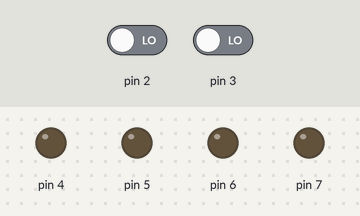
This sketch was run on a simulated Arduino Uno, built with avr-gcc and run on an emulated ATmega328P. Shown: output pins drawn as LEDs (lit = HIGH). The inputs (shaded band) are chosen by the test bench; at power-on: pin 2 LOW, pin 3 LOW.

Above: at 1.2 s.
1.3 s: pin 2 driven HIGH
At 1.7 s:
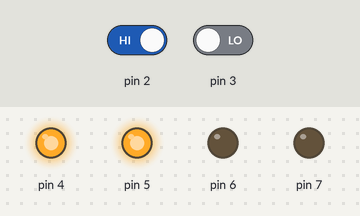
2.8 s: pin 3 driven HIGH
At 4.0 s:
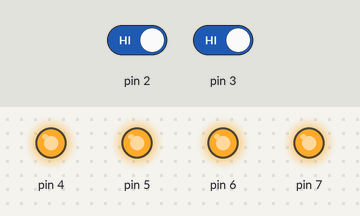
4.3 s: pin 2 driven LOW
At 5.2 s:
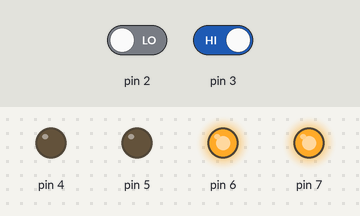
Timing chart, 0 to 7.3 s (numbered marks = the images above; inputs shaded):
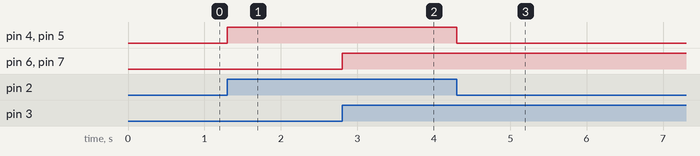

The sketch:

infinityblackonwhite.ino.ino
```cpp
int ir1=2;
int ir2=3;
int rmp=4;
int rmn=5;
int lmp=6;
int lmn=7;
int x;
int y;
int i;
void setup() {
  for(i=4;i<=7;i++)
  {
    pinMode(i,OUTPUT);
    }
    pinMode(2,INPUT);
    pinMode(3,INPUT);

}

void loop() {
  x=digitalRead(2);
  y=digitalRead(3);

  if (x==1 & y==1)
  {
    digitalWrite(4,1);
    digitalWrite(5,1);
    digitalWrite(6,1);
    digitalWrite(7,1);

    }

    else if(x==0 & y==1)
    {
      digitalWrite(4,0);
      digitalWrite(5,0);
      digitalWrite(6,1);
      digitalWrite(7,1);
      }

      else if(x==1 & y==0)
    {
      digitalWrite(4,1);
      digitalWrite(5,1);
      digitalWrite(6,0);
      digitalWrite(7,0);
      }


}
```

Measured:
- after the input at 1.3 s, pin 4, pin 5: LOW → HIGH at once
- after the input at 2.8 s, pin 6, pin 7: LOW → HIGH at once
- after the input at 4.3 s, pin 4, pin 5: HIGH → LOW at once
